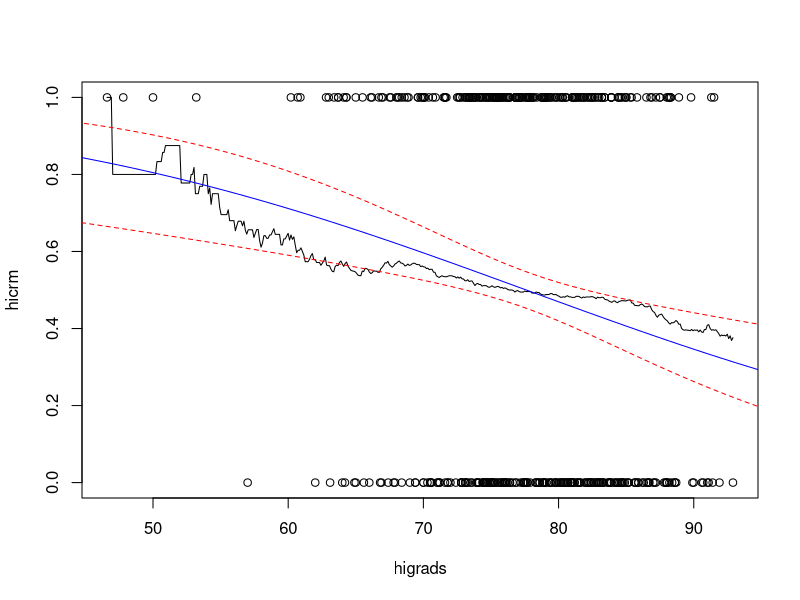
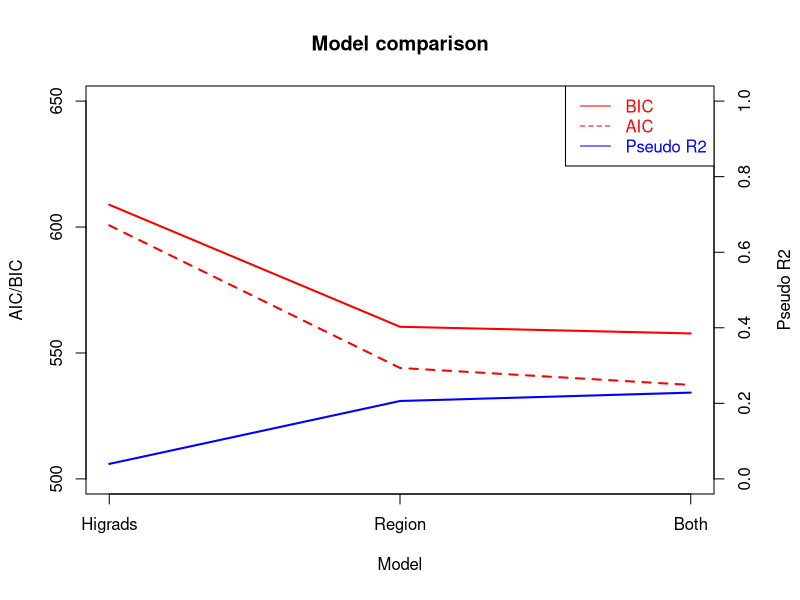
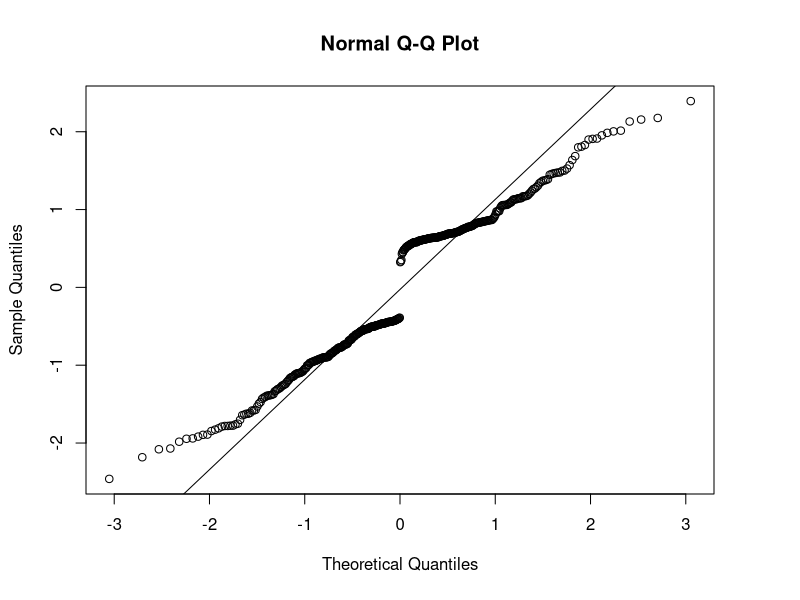
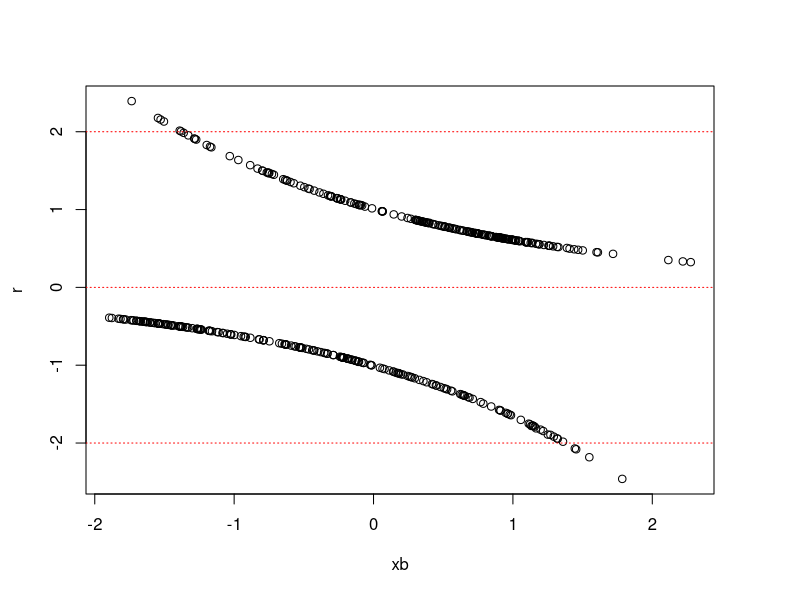
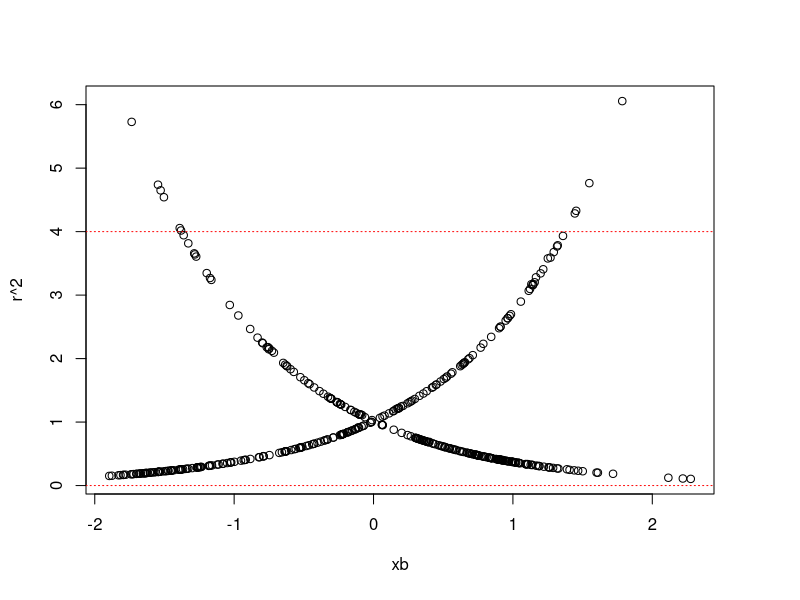
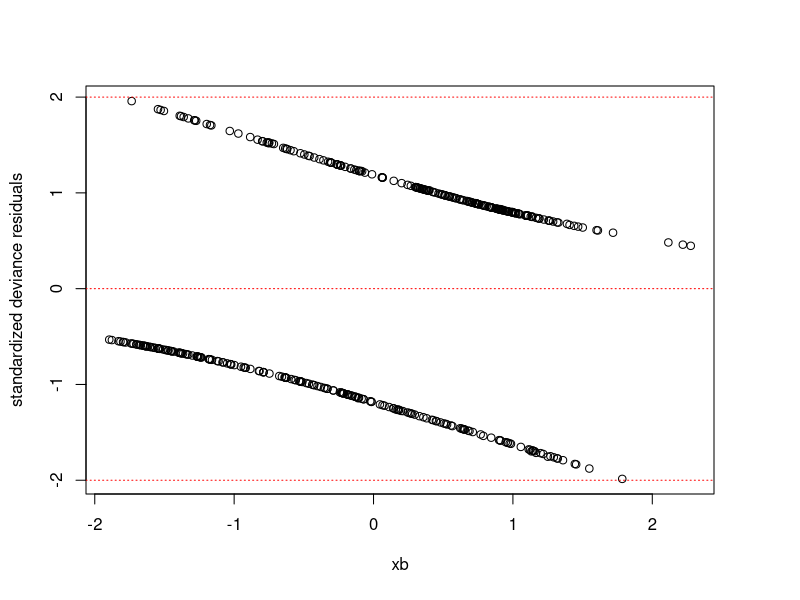
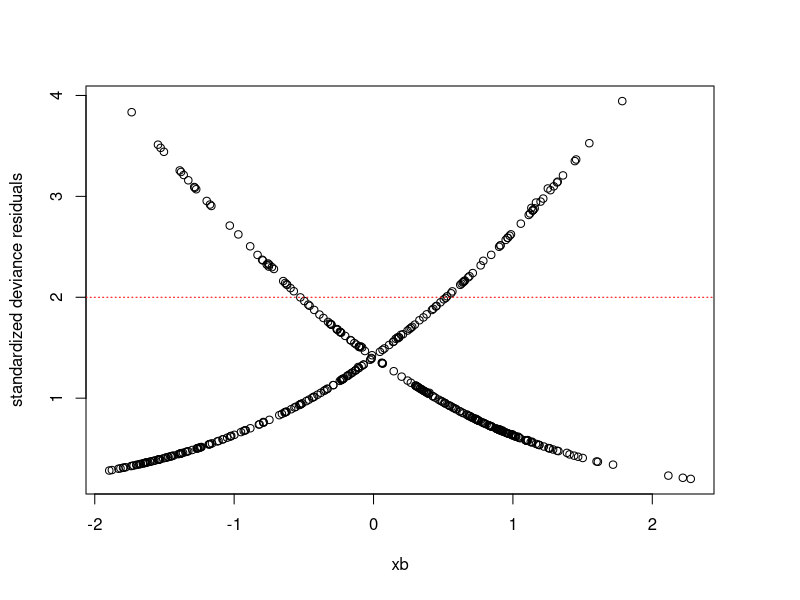
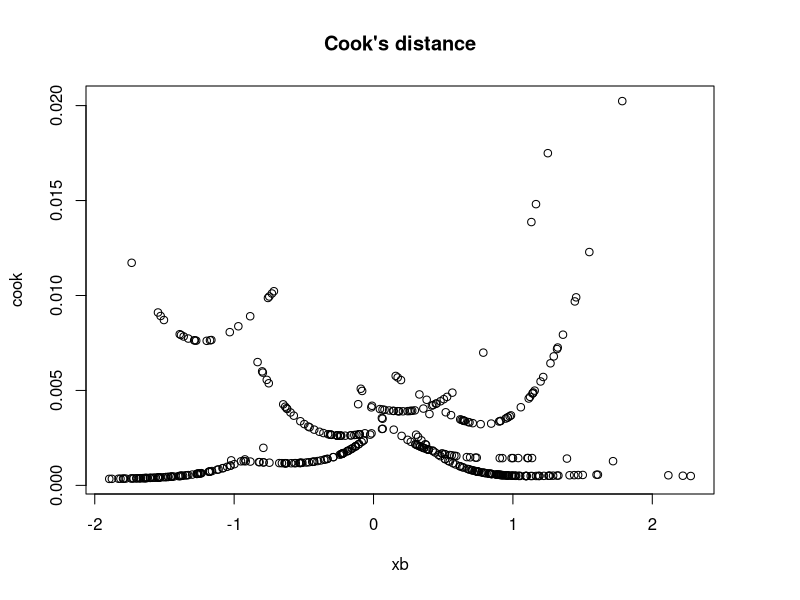

Generate these figures, in order, with R:
## ---- chunk 1
knitr::opts_chunk$set(
  echo = FALSE,
  collapse = TRUE,
  comment = "#>"
)
## ---- chunk 2
library(ggplot2)
library(knitr)
library(dplyr)
#library(rlist)
library(purrr)
library(pscl)

cdi <- read.delim("CDI.txt")
 
region.names <- c("Northeast", "Midwest", "South", "West")
cdi$region <- factor(cdi$region, levels = c(1, 2, 3, 4),
                     labels = region.names)
  
cdi$crm1000 <- 1000 * cdi$crimes / cdi$popul
cdi$crm1000 <- 1000 * cdi$crimes / cdi$popul
cdi$phys1000 = 1000 * cdi$phys / cdi$popul


median = summary(cdi$crm1000)["Median"]

cdi <- cbind(cdi, hicrm = ifelse(cdi$crm1000 < median, 0, 1))
## ---- chunk 3
variables = t(cbind("id", "county", "state", "area", "popul", "pop1834", "pop65plus", "phys", "beds", "crimes", "higrads", "bachelors", "poors", "unemployed", "percapitaincome", "totalincome", "region"))

descriptions = t(cbind("identification number, 1–440", "county name", "state abbreviation", "land area (square miles)", "estimated 1990 population", "percent of 1990 CDI population aged 18–34", "percent of 1990 CDI population aged 65 years old or older", "number of professionally active nonfederal physicians during 1990", "total number of beds, cribs and bassinets during 1990", "total number of serious crimes in 1990 (including murder, rape, robbery,
aggravated assault, burglary, larceny-theft, motor vehicle theft)", "percent of adults (25 yrs old or older) who completed at least 12 years of school", "percent of adults (25 yrs old or older) with bachelor’s degree", "Percent of 1990 CDI population with income below poverty level", "percent of 1990 CDI labor force which is unemployed", "per capita income of 1990 CDI population (dollars)", "total personal income of 1990 CDI population (in millions of dollars)", "Geographic region classification used by the U.S. Bureau of the Census, where
1 = Northeast, 2 = Midwest, 3 = South, 4 = West"))
variable.table = cbind(variables, descriptions)

kable(variable.table, caption = "CDI varibles", col.names = c("Variable", "Description"))
## ---- chunk 4
with(cdi, {
   plot(hicrm ~ higrads)
   lines(ksmooth(higrads, hicrm, bandwidth = 20))
})

model.higrads <- glm(hicrm ~ higrads, data = cdi, family = "binomial")
sum <- summary(model.higrads)

x0 <- data.frame(higrads = seq(0, 100, 1))

predx <- cbind(x0, prob = predict(model.higrads, x0, type = "response"))
with(predx, lines(higrads, prob, col = "blue"))

# calculate conf.int for the linear part x*beta:
standard.error <- 1.96
xb <- predict(model.higrads, x0, se.fit = TRUE)
ci.xb <- data.frame(lwr = xb$fit - standard.error * xb$se.fit,
                    upr = xb$fit + standard.error * xb$se.fit)

# transform to CI for the odds:
ci.odds <- exp(ci.xb)

to.prob = function(odds) {
  return (odds / (1 + odds))
}

# and finally CI for the probabilities and add to the plot:
predx <- cbind(predx, to.prob(ci.odds))
with(predx, {
  lines(higrads, lwr, lty = 2, col = "red")
  lines(higrads, upr, lty = 2, col = "red")
})

## ---- chunk 5
coeff.beta <- model.higrads$coefficients

ci.beta <- suppressMessages(confint(model.higrads))

beta.p <- sum$coefficients[, "Pr(>|z|)"] * 100

table.beta.ci <- cbind("Estimate" = coeff.beta, ci.beta, "P-value (%)" = beta.p)
row.names(table.beta.ci) <- c("$\\beta_0$", "$\\beta_1$")

kable(table.beta.ci, caption = "Test", digits = 3)

## ---- chunk 6
beta.higrads <- exp(coeff.beta["higrads"])

decrease.one.percent <- 1 - beta.higrads
decrease.ten.percent <- 1 - beta.higrads^10

display.percent <- function(value) {
  return(round(value * 100, digits=1))
}

decrease.one.percent
decrease.ten.percent
## ---- chunk 7
x0 <- data.frame(higrads = c(65, 85))


predx <- cbind(x0, prob = predict(model.higrads, x0, type = "response"))

xb <- predict(model.higrads, x0, se.fit = TRUE)
ci.xb <- data.frame(lwr = xb$fit - standard.error * xb$se.fit,
                    upr = xb$fit + standard.error * xb$se.fit)
# transform to CI for the odds:
ci.odds <- exp(ci.xb)

# and finally CI for the probabilities and add to the plot:
predx <- cbind(predx, to.prob(ci.odds))

kable(predx, col.names = c("Higrads", "Probability", "2.5 %", "97.5 %"), caption = "Test")
## ---- chunk 8

calc.sense.spec = function(model) {
  pred.counties <- cdi

  pred.counties <- cbind(pred.counties, prob.hicrm = predict(model, pred.counties, type = "response"))
  pred.counties <- cbind(pred.counties, pred.hicrm = ifelse(pred.counties$prob.hicrm > 0.5, 1, 0))
  
  num.hicrm <- sum(pred.counties$hicrm)
  
  # Sensitivity
  true.postive <- with(pred.counties, ifelse(pred.hicrm == 1 & hicrm == 1, 1, 0))
  sensitivity <- sum(true.postive) / num.hicrm
  sensitivity
  
  # Specificity
  true.negative <- with(pred.counties, ifelse(pred.hicrm == 0 & hicrm == 0, 1, 0))
  specificity <- sum(true.negative) / num.hicrm
  specificity
  
  metrics <- data.frame(
    sensitivity,
    specificity
  )
  
  return(metrics)
}

sense.spec.higrads <- calc.sense.spec(model.higrads)

sensitivity.higrads <- sense.spec.higrads$sensitivity
specificity.higrads <- sense.spec.higrads$specificity

## ---- chunk 9

cross.table <- table(cdi %>% select(region, hicrm))

kable(cross.table, col.names = c("Low crime", "High crime"), caption = "Test", label = "cross-tabulation")

reference.level <- "South"
cdi$region <- relevel(cdi$region, ref = reference.level)

## ---- chunk 10
model.region <- glm(hicrm ~ region, data = cdi, family = "binomial")

coeff.beta <- model.region$coefficients

ci.beta <- suppressMessages(confint(model.region))

beta.p <- sum$coefficients[, "Pr(>|z|)"]

table.beta.ci <- cbind("Estimate" = coeff.beta, ci.beta, "P-value" = beta.p)
row.names(table.beta.ci) <- c("$\\beta_0$", "$\\beta_1$", "$\\beta_2$", "$\\beta_3$")

kable(table.beta.ci, caption = "Test", digits = c(3,3,3,4))

## ---- chunk 11
beta.region <- exp(coeff.beta)

table.beta.ci <- cbind("OR" = exp(coeff.beta), exp(ci.beta))
table.beta.ci <- table.beta.ci[-c(1), ]

row.names(table.beta.ci) <- region.names[region.names != reference.level]

kable(table.beta.ci, caption = "Test", digits = 1)


## ---- chunk 12


pred.counties <- subset(cdi, select = c(county, region, hicrm))

x0 <- data.frame(region = region.names)

pred <- predict(model.region, x0, se.fit = TRUE, type = "response")


## confidence interval for log-odds
ci.prob <- cbind("2.5 %" = pred$fit - standard.error * pred$se.fit, 
                "97.5 %" = pred$fit + standard.error * pred$se.fit)


table.prob.ci <- cbind("Estimate" = pred$fit * 100, ci.prob * 100)
row.names(table.prob.ci) <- region.names

kable(table.prob.ci, caption = "Test", digits = 1)


## ---- chunk 13
sense.spec.region <- calc.sense.spec(model.region)

sensitivity.region <- sense.spec.region$sensitivity
specificity.region <- sense.spec.region$specificity

## ---- chunk 14

compare.sense <- data.frame(
  "Covariate" = c("Higrads", "Region"),
  "Sensitivity" = c(sensitivity.higrads, sensitivity.region),
  "Specificity" = c(specificity.higrads, specificity.region)
);
kable(compare.sense, caption = "Test", digits = 2)

## ---- chunk 15
model.both <- glm(hicrm ~ higrads + region, data = cdi, family = "binomial")

model.names <- c("Higrads", "Region", "Both")
models <- list(model.higrads, model.region, model.both)

calc.metrics = function(model) {
  calc.aic <- AIC(model)
  calc.bic <- AIC(model, k = log(nrow(cdi)))
  sense.spec <- calc.sense.spec(model)
  
  pseudo.R2 <- pR2(model)["r2CU"]
  
  metrics <- data.frame(
    aic = calc.aic,
    bic = calc.bic,
    sensitivity = sense.spec$sensitivity,
    specificity = sense.spec$specificity,
    PseudoR2 = pseudo.R2
  )
  
  return (metrics)
}
calc.metrics.models = function(models, model.names) {
  models.metrics <- lapply(models, calc.metrics)

  compare.models <- do.call(rbind, models.metrics)
  compare.models <- cbind(model.name = model.names, compare.models)
  rownames(compare.models) <- NULL
  
  return (compare.models)  
}

compare.models <- calc.metrics.models(models, model.names)
compare.models
## ---- chunk 16

n <- nrow(compare.models)
x <- 1:n
with(compare.models, {
  par(mar = c(5, 4, 4, 4) + 0.3)  # Leave space for second axis
  
  plot(x, rep(0, n), type = "n", ylim = c(500, 650), xaxt = "n",
       ylab = "AIC/BIC", xlab = "Model",
       main = "Model comparison")
  axis(1, at = x, labels = model.name)
  lines(x, aic, col = "red", lty = 2, lwd = 2)
  lines(x, bic, col = "red", lty = 1, lwd = 2)
  
  par(new = TRUE)
  plot(x, rep(0, n), type = "n", axes = FALSE, ylim = c(0, 1), xaxt = "n",
     xlab = "", ylab = "")
  lines(x, PseudoR2, col = "blue", lty = 1, lwd = 2)
  best.model <- 3
  axis(side=4, at = pretty(c(0, 1)))
  mtext("Pseudo R2", side=4, line=3)
  
  legend("topright",legend=c("BIC", "AIC","Pseudo R2"),
    text.col=c("red","red", "blue"), lty=c(1, 2, 1),col=c("red","red", "blue"))
  
})
## ---- chunk 17

xb <- predict(model.both)


cdi$v <- influence(model.both)$hat

#Pearson Standardized residuals
cdi$r <- influence(model.both)$pear.res / sqrt(1 - influence(model.both)$hat)
summary(cdi$r)

qqnorm(cdi$r)
qqline(cdi$r)
with(cdi, plot(r ~ xb))
abline(h = c(-2, 0, 2), col = "red", lty = 3)
#^2
with(cdi, plot(r^2 ~ xb))
abline(h = c(0, 2^2), col = "red", lty = 3)


#Squares standardized pearson residuals 
cdi$ds <- influence(model.both)$dev.res / sqrt(1 - influence(model.both)$hat)
summary(cdi$ds)
with(cdi, plot(ds ~ xb, 
                  ylab = "standardized deviance residuals"))
abline(h = c(-2, 0, 2), col = "red", lty = 3)
#^2
with(cdi, plot(ds^2 ~ xb, 
                  ylab = "standardized deviance residuals"))
abline(h = c(-2, 0, 2), col = "red", lty = 3)



#Cook's
cdi$cook <- cooks.distance(model.both)
summary(cdi$cook)
with(cdi, plot(cook ~ xb, main = "Cook's distance"))
abline(h = c(1, 4 / n), col = "red", lty = 3)

with(cdi, plot(cook ~ region, main = "Cook's distance"))
abline(h = c(1, 4 / n), col = "red", lty = 3)

with(cdi, plot(cook ~ higrads, main = "Cook's distance"))
abline(h = c(1, 4 / n), col = "red", lty = 3)


## ---- chunk 18
model.interaction <- glm(hicrm ~ higrads*region, data = cdi, family = "binomial")

anova(model.both, model.interaction)

(Ddiff <- model.interaction$null.deviance - model.interaction$deviance)
# P-value for the test:
(dfdiff <- model.interaction$df.null - model.interaction$df.residual)


aicInteraction <- AIC(model.interaction)
bicInteraction <- AIC(model.interaction, k = log(nrow(cdi)))
sensitivityInteraction <- calc.metrics(model.interaction)[1]
specificityInteraction <- calc.metrics(model.interaction)[2]
R2pseudoInteraction <- pR2(model.interaction)[6]
 interaction.data <- cbind("aic" = aicInteraction, "bic" = bicInteraction, "sensitivity" = sensitivityInteraction, "spedificity" = specificityInteraction, "Pseudo R2" = R2pseudoInteraction)

rownames(interaction.data)[rownames(interaction.data)=="r2CU"] <- "Interaction model"

interaction.data


## ---- chunk 19
model.1 <- glm(hicrm ~ higrads, data = cdi, family = "binomial")
model.2 <- glm(hicrm ~ higrads + region, data = cdi, family = "binomial")
model.3 <- glm(hicrm ~ higrads + region + poors, data = cdi, family = "binomial")
model.4 <- glm(hicrm ~ higrads + region + poors + phys1000, data = cdi, family = "binomial")


model.names <- c("H", "H + R", "H + R + Poors", "H + R + Poors + Phys1000")
models <- list(model.1, model.2, model.3, model.4)



compare.models <- calc.metrics.models(models, model.names)

compare.models

 
## ---- chunk 20

top.model <- glm(hicrm ~ region + poors + phys1000, data = cdi, family = "binomial")

metrics <- calc.metrics(top.model)
rownames(metrics) <- c("Best")

metrics
